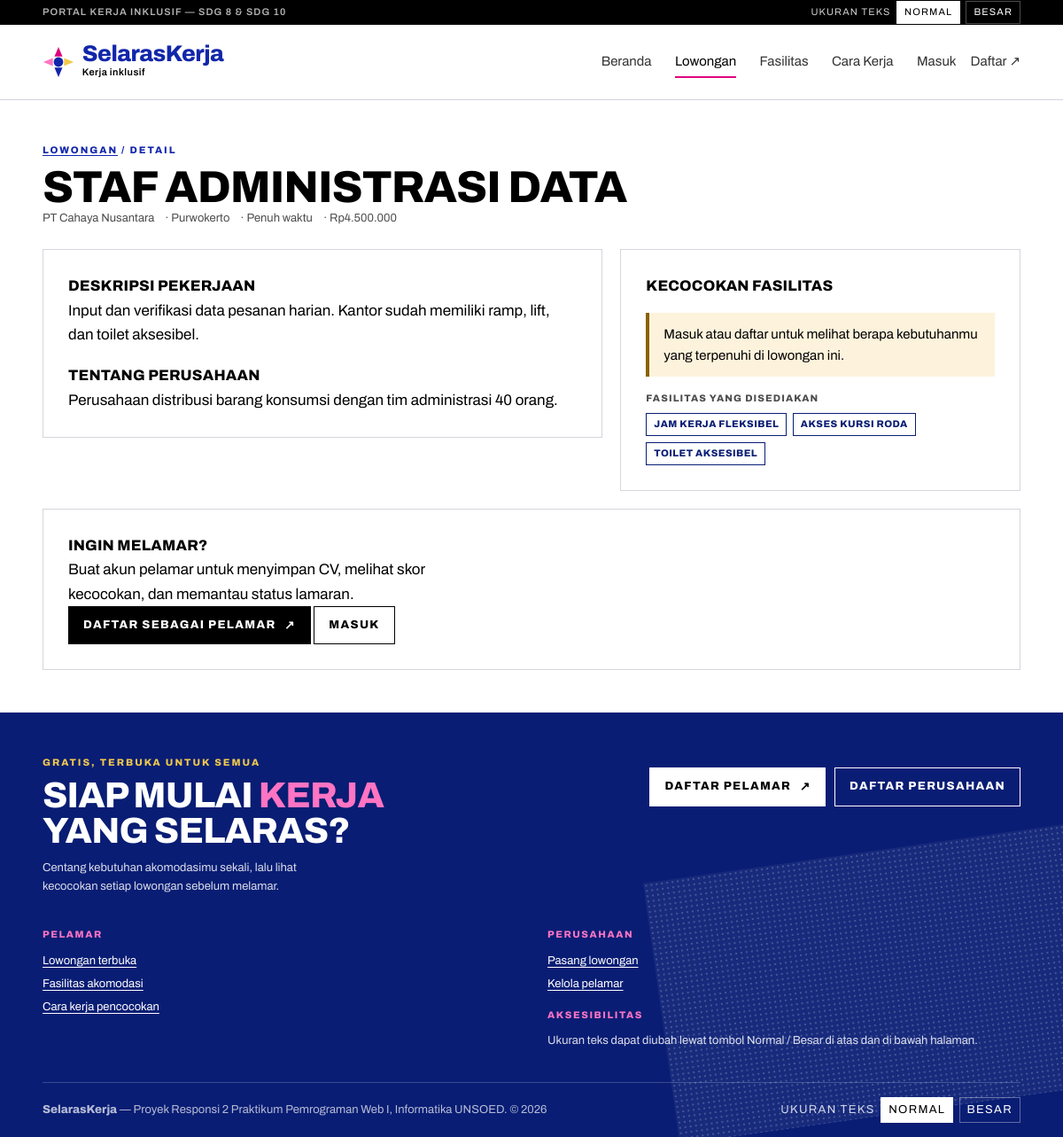
/lowongan-detail.php?id=1, run on the app's committed database.
### tables this page shows
CREATE TABLE jobs (
  id INT AUTO_INCREMENT PRIMARY KEY,
  company_id INT NOT NULL,
  title VARCHAR(150) NOT NULL,
  description TEXT NOT NULL,
  salary VARCHAR(60) DEFAULT NULL,
  job_type ENUM('Penuh waktu','Paruh waktu','Kontrak','Magang','Remote') NOT NULL DEFAULT 'Penuh waktu',
  status ENUM('open','closed') NOT NULL DEFAULT 'open',
  created_at TIMESTAMP NOT NULL DEFAULT CURRENT_TIMESTAMP,
  CONSTRAINT fk_job_company FOREIGN KEY (company_id) REFERENCES companies(id) ON DELETE CASCADE,
  INDEX idx_jobs_status (status)
);

CREATE TABLE companies (
  id INT AUTO_INCREMENT PRIMARY KEY,
  user_id INT NOT NULL UNIQUE,
  company_name VARCHAR(120) NOT NULL,
  location VARCHAR(120) DEFAULT NULL,
  description TEXT DEFAULT NULL,
  CONSTRAINT fk_co_user FOREIGN KEY (user_id) REFERENCES users(id) ON DELETE CASCADE
);

CREATE TABLE accommodations (
  id INT AUTO_INCREMENT PRIMARY KEY,
  name VARCHAR(80) NOT NULL UNIQUE,
  category VARCHAR(60) NOT NULL
);

### helpers/functions.php (called while the page is built, shortened)
<?php
function e(?string $value): string
{
    return htmlspecialchars((string) $value, ENT_QUOTES, 'UTF-8');
}
function u(string $path = ''): string
{
    return APP_URL . $path;
}

### helpers/auth_guard.php (called while the page is built, shortened)
<?php
function auth_user(PDO $pdo): ?array
{
    static $cache = null;
    if (empty($_SESSION['uid'])) {
        return null;
    }
    return $cache;
}

### helpers/matcher.php (called while the page is built, shortened)
<?php
function accommodation_names(PDO $pdo): array
{
    $rows = $pdo->query('SELECT id, name, category FROM accommodations ORDER BY category, name')->fetchAll();
    $out = [];
    foreach ($rows as $r) {
        $out[(int) $r['id']] = ['name' => $r['name'], 'category' => $r['category']];
    }
    return $out;
}

### lowongan-detail.php (the view, shortened to what this page needs)
<?php
require_once __DIR__ . '/includes/bootstrap.php';
$id    = get_int('id');
$stmt = $pdo->prepare(
    'SELECT j.*, c.company_name, c.location, c.description AS company_description
     FROM jobs j JOIN companies c ON c.id = j.company_id
     WHERE j.id = ? AND j.status = ?'
);
$stmt->execute([$id, 'open']);
$job = $stmt->fetch();
$master     = accommodation_names($pdo);
$application = null;
require __DIR__ . '/includes/header.php';
?>
<section class="section">
  <div class="wrap">
    <p class="kicker"><a href="<?= u('/lowongan.php') ?>">Lowongan</a> / detail</p>
    <h1 class="section__title"><?= e($job['title']) ?></h1>
    <p class="job__meta">
      <span><?= e($job['company_name']) ?></span>
      <span><?= e($job['location'] ?: 'Lokasi tidak disebut') ?></span>
      <span><?= e($job['job_type']) ?></span>
      <?php if ($job['salary']): ?><span><?= e($job['salary']) ?></span><?php endif; ?>
    </p>
    <div class="detail">
      <div class="detail__main panel">
        <h2 class="detail__title">Deskripsi pekerjaan</h2>
        <p><?= nl2br(e($job['description'])) ?></p>
        <?php if ($job['company_description']): ?>
          <h2 class="detail__title">Tentang perusahaan</h2>
          <p><?= nl2br(e($job['company_description'])) ?></p>
        <?php endif; ?>
      </div>
      <aside class="detail__side panel" aria-labelledby="match-title">
        <h2 class="detail__title" id="match-title">Kecocokan fasilitas</h2>
        <?php if ($user === null): ?>
          <p class="alert alert--warn">Masuk atau daftar untuk melihat berapa kebutuhanmu yang terpenuhi di lowongan ini.</p>
          <p class="detail__sub">Fasilitas yang disediakan</p>
          <ul class="chips">
            <?php foreach ($facilities as $fid): ?>
              <li class="chip"><?= e($master[$fid]['name'] ?? '') ?></li>
            <?php endforeach; ?>
          </ul>
        <?php elseif ($stats['total'] === 0): ?>
          <p class="alert alert--warn">Isi <a href="<?= u('/seeker/profile.php') ?>">kebutuhan fasilitasmu</a> untuk melihat kecocokan.</p>
        <?php endif; ?>
      </aside>
    </div>
    <div class="panel panel--wide apply">
      <?php if ($user === null): ?>
        <h2 class="detail__title">Ingin melamar?</h2>
        <p class="section__lede">Buat akun pelamar untuk menyimpan CV, melihat skor kecocokan, dan memantau status lamaran.</p>
        <p class="detail__actions">
          <a class="btn" href="<?= u('/auth/register.php') ?>">Daftar sebagai pelamar <span class="btn__arrow" aria-hidden="true">↗</span></a>
          <a class="btn btn--ghost" href="<?= u('/auth/login.php') ?>">Masuk</a>
        </p>
      <?php elseif ($application): ?>
        <h2 class="detail__title">Status lamaranmu</h2>
        <p class="status <?= e(status_class($application['status'])) ?>"><?= e(status_label($application['status'])) ?></p>
        <p class="form-note">Dikirim <?= e(date('d M Y H:i', strtotime($application['applied_at']))) ?>.</p>
      <?php endif; ?>
    </div>
  </div>
</section>
<?php require __DIR__ . '/includes/footer.php'; ?>

### public/css/style.css (style rules this page uses)
:root { --blue: #1226aa; --blue-dark: #091d74; --magenta: #de007e; --pink: #ff74c3; --yellow: #f2c94c; --plum: #8a0b4a; --slate: #2b3444; --ink: #000; --paper: #fff; --grey: #f4f4f6; --line: #d5d5dd; --fs-display: clamp(2.1rem, 5.4vw, 4.4rem); --fs-h2: clamp(1.9rem, 4.2vw, 3.6rem); --fs-h3: clamp(1.05rem, 1.4vw, 1.3rem); --fs-body: 1.0625rem; --fs-small: 0.8125rem; --fs-micro: 0.6875rem; --tr-caps: 0.1em; --gutter: clamp(1rem, 4vw, 3.5rem); --wide: 1240px; --r: 0; }
*, *::before, *::after { box-sizing: border-box; }
body { margin: 0; min-height: 100vh; display: flex; flex-direction: column; background: var(--paper); color: var(--ink); font-family: Archivo, "Segoe UI", system-ui, Arial, sans-serif; font-size: var(--fs-body); line-height: 1.6; -webkit-font-smoothing: antialiased; }
h1, h2, h3, p, ul, ol, figure { margin: 0; }
ul, ol { padding: 0; list-style: none; }
a { color: var(--blue); text-underline-offset: 0.2em; }
.wrap { width: 100%; max-width: var(--wide); margin-inline: auto; padding-inline: var(--gutter); }
.btn { display: inline-flex; align-items: center; gap: 0.6rem; padding: 0.8rem 1rem; border: 1px solid var(--ink); background: var(--ink); color: var(--paper); font-size: var(--fs-small); font-weight: 700; letter-spacing: var(--tr-caps); text-transform: uppercase; text-decoration: none; line-height: 1.2; cursor: pointer; }
.btn--ghost { background: transparent; color: var(--ink); border-color: var(--ink); }
.btn__arrow { font-size: 1.05em; line-height: 1; }
.kicker { display: block; font-size: var(--fs-micro); font-weight: 800; letter-spacing: 0.18em; text-transform: uppercase; color: var(--blue); margin-bottom: 0.5rem; }
.section__lede { max-width: 48ch; }
.section { padding-block: clamp(2rem, 4vw, 3.5rem); }
.section__title { font-size: var(--fs-h2); line-height: 0.98; font-weight: 800; text-transform: uppercase; letter-spacing: -0.02em; }
.panel { background: var(--paper); border: 1px solid var(--line); padding: clamp(1rem, 2.5vw, 1.75rem); margin-top: 1.5rem; }
.panel--wide { max-width: 100%; }
.alert { border-left: 4px solid var(--blue); background: var(--grey); padding: 0.75rem 1rem; margin-top: 1rem; font-size: 0.9375rem; }
.alert--warn { border-left-color: #8a6100; background: #fdf3dc; }
.job__meta { font-size: var(--fs-small); color: #000000b3; display: flex; flex-wrap: wrap; gap: 0.35rem 0.75rem; }
.job__meta span + span::before { content: "· "; }
.chips { display: flex; flex-wrap: wrap; gap: 0.4rem; margin-top: auto; padding-top: 0.5rem; }
.chip { display: inline-block; border: 1px solid var(--blue-dark); padding: 0.2rem 0.5rem; font-size: var(--fs-micro); font-weight: 700; letter-spacing: 0.04em; text-transform: uppercase; color: var(--blue-dark); }
.detail { display: grid; grid-template-columns: 1.4fr 1fr; gap: 1.25rem; align-items: start; }
.detail__title { font-size: var(--fs-h3); font-weight: 800; text-transform: uppercase; letter-spacing: 0.01em; }
.detail__main p + .detail__title { margin-top: 1.25rem; }
.detail__sub { font-size: var(--fs-micro); font-weight: 800; letter-spacing: var(--tr-caps); text-transform: uppercase; margin-top: 1rem; color: #000000b3; }
.detail__side { align-self: start; }
.apply { margin-top: 1.25rem; }

### data on the page
jobs: title "STAF ADMINISTRASI DATA", company.company_name "PT Cahaya Nusantara", company.location "Purwokerto", job_type "Penuh waktu", salary "Rp4.500.000", description "Input dan verifikasi data pesanan harian. Kantor sudah memiliki ramp, lift, dan toilet aksesibel.", company.description "Perusahaan distribusi barang konsumsi dengan tim administrasi 40 orang."
accommodations: name "JAM KERJA FLEKSIBEL"
accommodations: name "AKSES KURSI RODA"
accommodations: name "TOILET AKSESIBEL"
